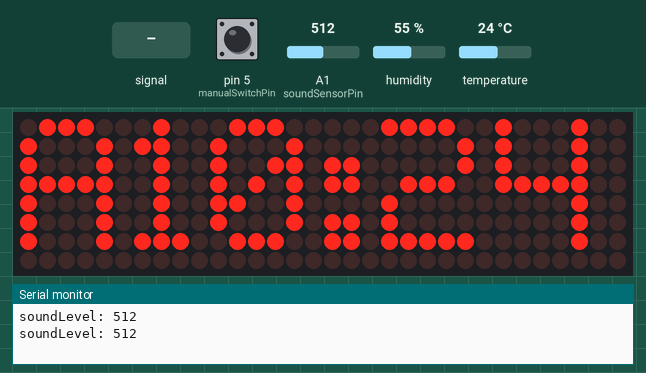
A sketch run on a simulated Arduino Uno, built with avr-gcc and run on an emulated ATmega328P. On the bench: 32×8 LED matrix, the last lines printed to the serial monitor. The test bench sets the inputs (shaded band); at power-on: A1 (soundSensorPin) = 512, pin 5 (manualSwitchPin) HIGH, humidity 55 %, temperature 24 °C. The local clock reads 2024-03-15 10:24:30 at power-on unless the sketch sets it.

Above: at 1.3 s.
1.4 s: A1 (soundSensorPin) set to 490
At 5.0 s:
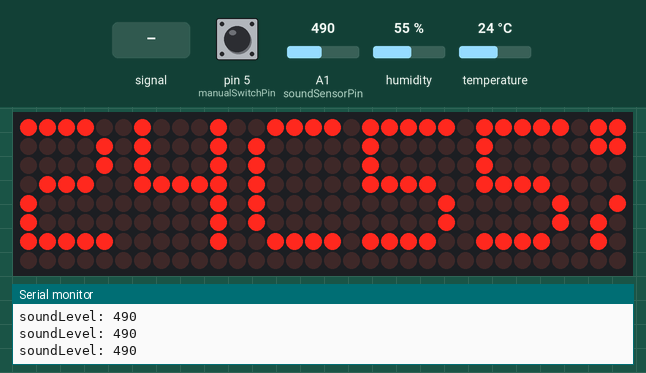
5.5 s: A1 (soundSensorPin) set to 515
7.8 s: A1 (soundSensorPin) fed a 1000 Hz sine of ±255 counts around its level
At 11.1 s:
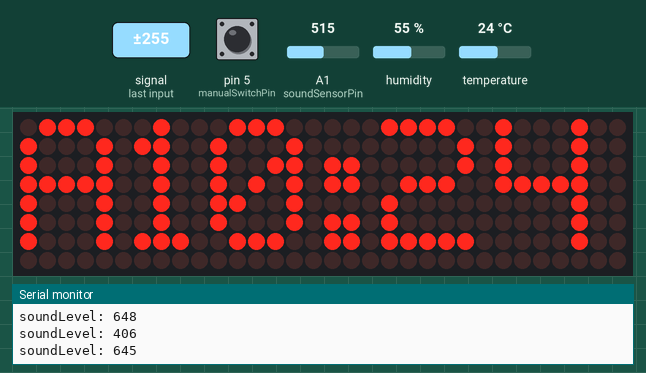
11.9 s: A1 (soundSensorPin) set to 511
16.0 s: A1 (soundSensorPin) set to 306
20.1 s: A1 (soundSensorPin) set to 510
At 27.4 s:
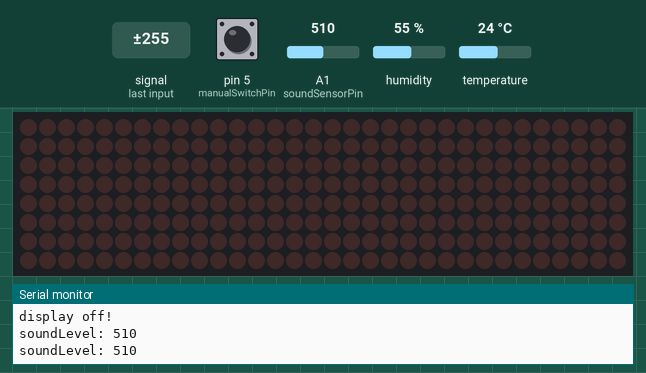
Timing chart, 0 to 27.7 s (numbered marks = the images above; inputs shaded):
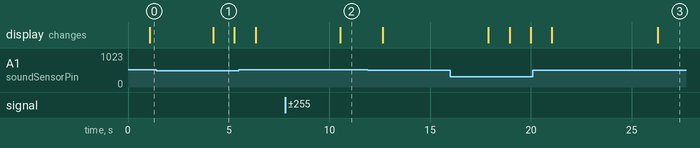

The sketch:

myClock.ino
```cpp
#include <MD_Parola.h>
#include <MD_MAX72xx.h>
#include <SPI.h>
#include <DHT11.h> // dht11 by dhruba saha
#include "RTClib.h" // rtclib by adafruit

#define HARDWARE_TYPE MD_MAX72XX::FC16_HW
//#define HARDWARE_TYPE MD_MAX72XX::GENERIC_HW

#define MAX_DEVICES 4
#define CS_PIN 10
// clk 13
// din 11

MD_Parola myDisplay = MD_Parola(HARDWARE_TYPE, CS_PIN, MAX_DEVICES);

// ************* config
bool useClock = true;
bool useLm35 = false;
bool useDht11 = true;

bool useSound = true;
bool alwaysOn = false;
bool useSwitch = true;

bool debug = true;
bool debugShowTimer = false;
// ************* end of config

int manualSwitchPin = 5;

// ds3231
RTC_DS3231 rtc;
char daysOfTheWeek[7][12] = {"SUN", "MON", "TUE", "WED", "THU", "FRI", "SAT"};

// temperature
float fTemperature;
int iTemperature;
int humidity;
int reading;
int temperaturePin = A0;
DHT11 dht11(2);

int soundSensorPin = A1;
int soundThreshold = 500; // 소리가 클수록 수치가 낮아짐(0~1023)

// display
const int showDisplayDurationMillis = 5000; // 5 sec
int showDisplayTimer = 0;
const int BufferSize = 50;
byte buffer[BufferSize];
byte bufferClock[BufferSize];
byte bufferTemp[BufferSize];
bool displayOn = true;

// timer
int totalTime = 0;
int deltaTime = 0;
int prevTotalTime = 0;

long lastSwitchOnTimeStamp = 0;
int changeModeTimeIntervalMills = 1000;
// TODO: 1초 안에 소리 두 번 받으면 모드 변환(시계 - 온도)

enum ShowMode
{
  clock,
  temperature,
};

ShowMode currentMode;

String date;
String time;

void setup() {

  Serial.begin(9600);

  pinMode(manualSwitchPin, INPUT_PULLUP);

  myDisplay.begin();
  myDisplay.setIntensity(1);
  myDisplay.displayClear();

  if (useClock)
  {
    if (! rtc.begin()) {
      Serial.println("Couldn't find RTC");
      Serial.flush();
      while (1) delay(10);
    }

    if (rtc.lostPower()) {
      Serial.println("RTC lost power, let's set the time!");
      rtc.adjust(DateTime(F(__DATE__), F(__TIME__)));
    }
  }

  // temperature
  analogReference(INTERNAL);

  pinMode(soundSensorPin, INPUT);

  currentMode = ShowMode::clock;

  if (useSound || useSwitch)
  {
    GetTime();

    memcpy(buffer, bufferClock, BufferSize);

    myDisplay.displayText(buffer, PA_LEFT, 25, 1000, PA_PRINT);

    if (myDisplay.displayAnimate()) {
      myDisplay.displayReset();
    }

    showDisplayTimer = showDisplayDurationMillis;
    displayOn = true;
  }
}

void loop() {

  totalTime = millis();
  deltaTime = totalTime - prevTotalTime;

  if (useSound || useSwitch)
  {
    if (showDisplayTimer > 0)
    {
      showDisplayTimer -= deltaTime;

      if (debugShowTimer)
      {
        Serial.print("showTimer: ");
        Serial.print(showDisplayTimer);
        Serial.print(", deltaTime: ");
        Serial.println(deltaTime);
      }

      if (myDisplay.displayAnimate()) {
        myDisplay.displayReset();
      }
    }
    else
    {
      if (displayOn == true)
      {
        displayOn = false;
        myDisplay.displayClear();

        Serial.println("display off!");
      }
    }
  }
  else if (alwaysOn)
  {
    switch(currentMode)
    {
      case ShowMode::clock:
        memcpy(buffer, bufferClock, BufferSize);
        break;
      case ShowMode::temperature:
        memcpy(buffer, bufferTemp, BufferSize);
        break;
      default:
        break;
    }

    // myDisplay.displayText(buffer, PA_CENTER, 25, 1000, PA_PRINT);
    myDisplay.displayText(buffer, PA_LEFT, 25, 1000, PA_PRINT);

    if (myDisplay.displayAnimate()) {
      myDisplay.displayReset();
    }
  }

  if (useClock)
  {
    GetTime();
  }

  if (alwaysOn)
  {
    displayOn = true;
  }
  else if (useSwitch || useSound)
  {
    // 사운드 센서가 작동하지 않을 때 수동으로 처리 가능
    bool manualSwitchPressed = digitalRead(manualSwitchPin) == LOW;
    // Serial.println(manualSwitchPressed);

    int soundLevel = analogRead(soundSensorPin);
    bool soundSwitchPressed = soundLevel < soundThreshold;

    bool switchOn = useSwitch && manualSwitchPressed;
    bool soundOn = useSound && soundSwitchPressed;

    if (useSound)
    {
      Serial.println("soundLevel: " + String(soundLevel));
    }

    if (switchOn || soundOn)
    {
      showDisplayTimer = showDisplayDurationMillis;

      switch(currentMode)
      {
        case ShowMode::clock:
          // buffer = &bufferClock;
          memcpy(buffer, bufferClock, BufferSize);
          break;
        case ShowMode::temperature:
          // buffer = &bufferTemp;
          memcpy(buffer, bufferTemp, BufferSize);
          break;
        default:
          break;
      }

      // myDisplay.displayText(buffer, PA_CENTER, 25, 1000, PA_PRINT);
      myDisplay.displayText(buffer, PA_LEFT, 25, 1000, PA_PRINT);
      displayOn = true;
      // Serial.println("on!");

      long currentTime =  millis();
      // 화면 켜져 있는 동안에 입력 받으면 모드 변환
      if (showDisplayTimer > 0)
      {
        if (currentMode == ShowMode::clock)
        {
          currentMode = ShowMode::temperature;
        }
        else
        {
          currentMode = ShowMode::clock;
        }
      }

      lastSwitchOnTimeStamp = currentTime;
    }
  }

  GetTemperature();

  prevTotalTime = totalTime;
}

void GetTime()
{
  DateTime now = rtc.now();
    // TODO: show date
    date = String(now.year()) + "/" +  String(now.month()) + "/" +  String(now.day());

    int hour = now.hour();
    if (hour >= 12)
    {
      if (hour != 12)
      {
        // 오후 12시가 0시가 되지 않게 처리.
        hour = hour - 12;
      }

      time = "P" + String(hour) + ":" +  String(now.minute());
    }
    else
    {
      time = "A" + String(hour) + ":" +  String(now.minute());
    }

    if (debug)
    {
      // Serial.print(now.year(), DEC);
      // Serial.print('/');
      // Serial.print(now.month(), DEC);
      // Serial.print('/');
      // Serial.print(now.day(), DEC);
      // Serial.print(" (");
      // Serial.print(daysOfTheWeek[now.dayOfTheWeek()]);
      // Serial.print(") ");
      // Serial.print(now.hour(), DEC);
      // Serial.print(':');
      // Serial.print(now.minute(), DEC);
      // Serial.print(':');
      // Serial.print(now.second(), DEC);
      // Serial.println();

      // Serial.println(date);
      // Serial.println(time);
      // Serial.println("");
    }

    time.toCharArray(bufferClock, BufferSize);
}

void GetTemperature()
{
  if (useLm35)
  {
    reading = analogRead(temperaturePin);
    fTemperature = reading / 9.31;

    String str = String(fTemperature);
    str.toCharArray(buffer, BufferSize);
  }
  else if (useDht11)
  {
    iTemperature = dht11.readTemperature();
    humidity = dht11.readHumidity();

    if (iTemperature != DHT11::ERROR_CHECKSUM && iTemperature != DHT11::ERROR_TIMEOUT &&
            humidity != DHT11::ERROR_CHECKSUM && humidity != DHT11::ERROR_TIMEOUT)
    {
        String str = String(iTemperature) + "C" + String(humidity) + "%";
        str.toCharArray(bufferTemp, BufferSize);
    }
    else
    {
      if (iTemperature == DHT11::ERROR_TIMEOUT || iTemperature == DHT11::ERROR_CHECKSUM)
      {
          Serial.print("Temperature Reading Error: ");
          Serial.println(DHT11::getErrorString(iTemperature));
      }
      if (humidity == DHT11::ERROR_TIMEOUT || humidity == DHT11::ERROR_CHECKSUM)
      {
          Serial.print("Humidity Reading Error: ");
          Serial.println(DHT11::getErrorString(humidity));
      }
    }
  }
  else
  {
    // ds3231 temperature sensor
    fTemperature = rtc.getTemperature();
    String str = String(fTemperature) + "C";
    str.toCharArray(bufferTemp, BufferSize);
  }
}
```

Measured:
- after the input at 1.4 s, the display: changes after 2.8 s (image 1)
- after the input at 7.8 s, the display: changes after 2.7 s (image 2)
- what the display in image 1 shows lasts 1.1 s, from 4.2 s to 5.3 s
